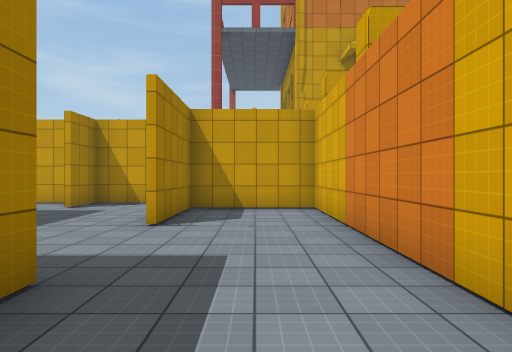
view 1 (above)

17 first-person views from a walk through a scene from a Unity 3-D project. The camera is 1.5 m above the floor, looks level and sees 70° across. The floor is counted in squares, 2 m on a side. Each view is taken from the middle of a square. On the plan, view 1 faces up. The plan holds only what a view shows up to about 11 squares ahead; the rest is blank. The place goes on beyond the plan. The player is left out. Some animated figures are not drawn. Surface patterns are stand-ins for the level's own textures.

view 2
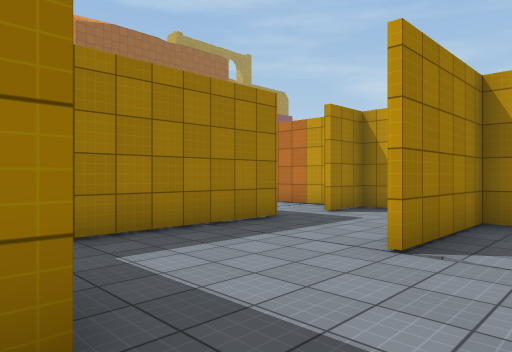

view 3
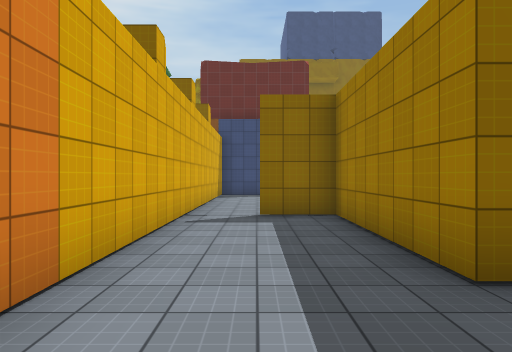

view 4
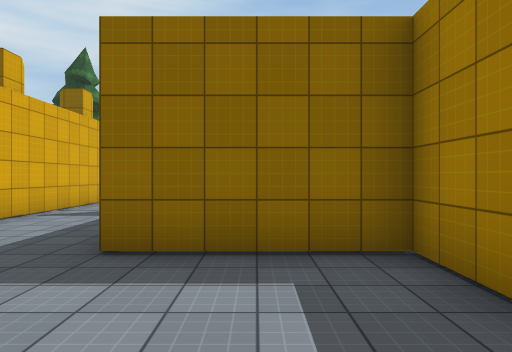

view 5
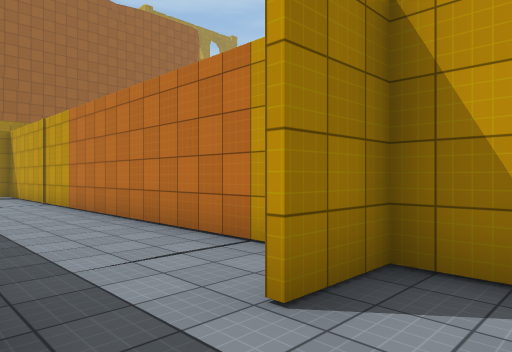

view 6
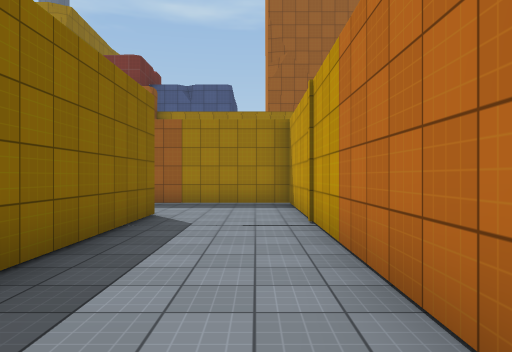

view 7
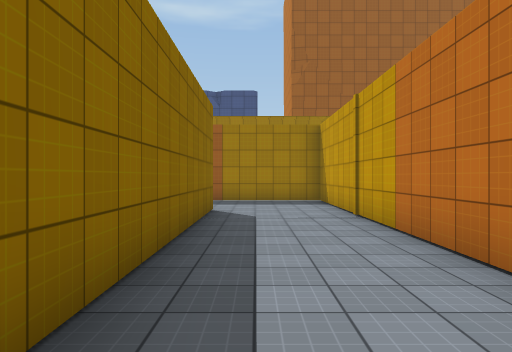

view 8
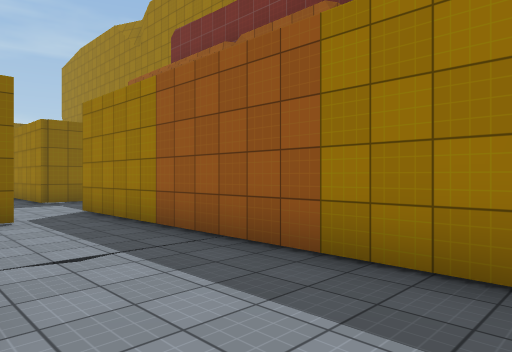

view 9
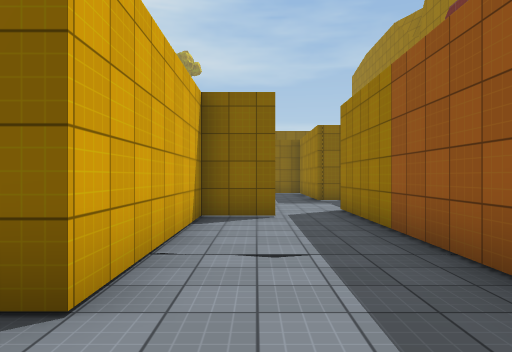

view 10
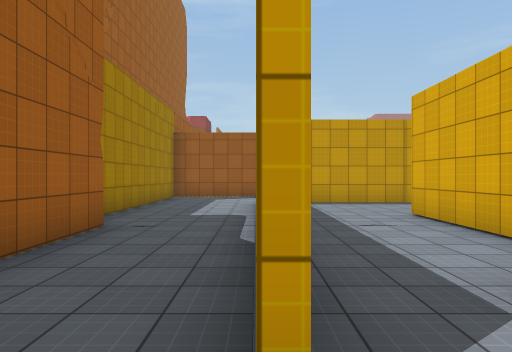

view 11
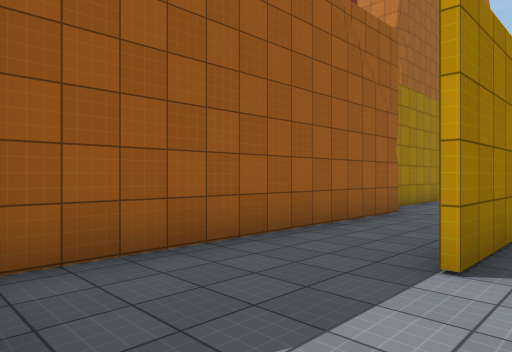

view 12
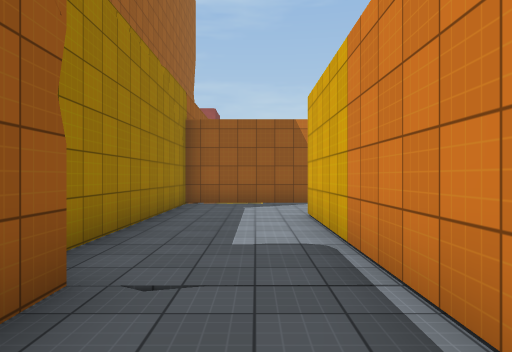

view 13
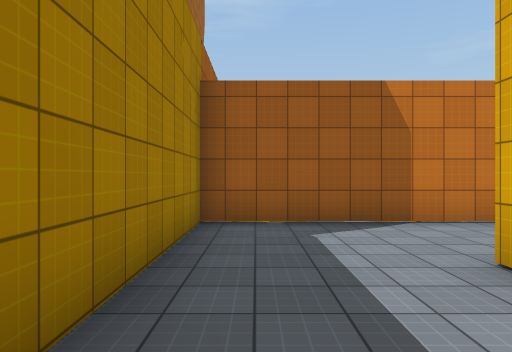

view 14
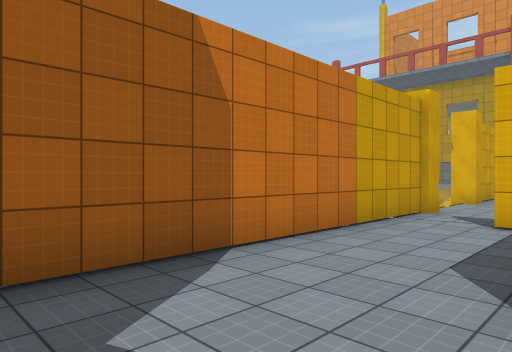

view 15
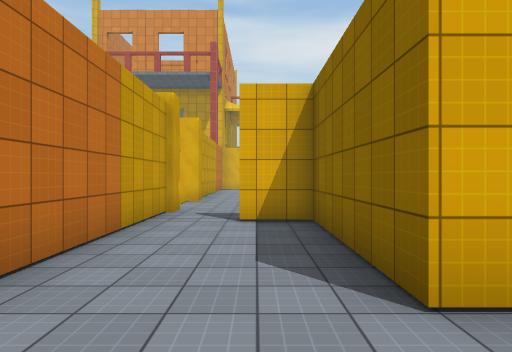

view 16
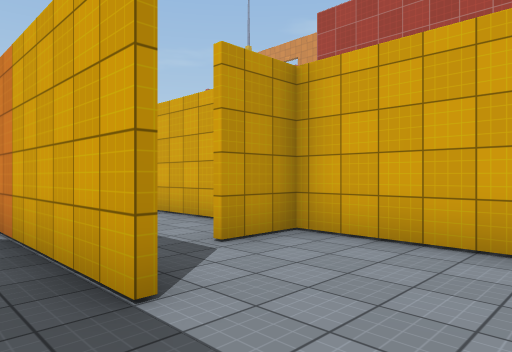

view 17
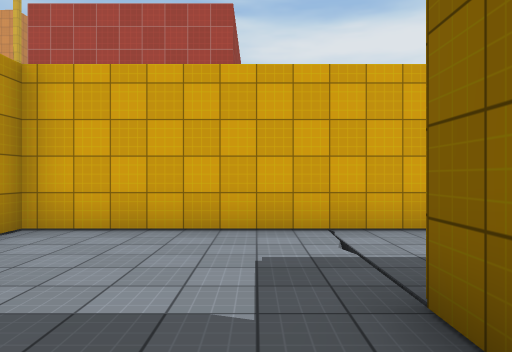

### Floor plan
Ten units are one square. View 1 is at (0, 0); x grows to the right and y downward. Boxes are objects, and circles mark ways between rooms. Rooms are numbered by the first view taken in them; rooms with no view inside come last. Other rooms are left out.
<svg viewBox="-214 -133 232 163">
<path fill="none" stroke="#000" d="M-45 -71 -45 -25 -15 -25 -15 19 0 19M13 25 13 -84 -15 -84 -15 -55M-164 -25 -150 -25 -150 -71 -82 -71M-51 -99 -179 -99 -179 -10M-29 -99 -45 -99 -45 -85M-203 -55 -203 15M-180 -10 -180 -101 -139 -101 -139 -114M-190 19 -179 19 -179 25M-150 25 -150 -22 -164 -22M-146 -128 -209 -128 -209 -66"/>
<circle cx="-35" cy="-65" r="3" fill="#2a7"/>
<circle cx="-170" cy="-20" r="3" fill="#2a7"/>
<text x="-20" y="-40">1</text>
<text x="-120" y="-80">2</text>
<text x="-190" y="-50">3</text>
</svg>
Room 1 opens to room 2. Room 2 opens to room 3.

Where each view was taken, in squares from view 1:
view 1: 0 up, 0 right, facing up
view 2: 2 up, 0 right, facing up-left
view 3: 5 up, 0 right, facing down
view 4: 6 up, 3 left, facing down
view 5: 7 up, 3 left, facing up-left
view 6: 9 up, 8 left, facing left
view 7: 8 up, 7 left, facing left
view 8: 9 up, 15 left, facing down-left
view 9: 9 up, 16 left, facing down
view 10: 0 up, 18 left, facing up
view 11: 2 down, 17 left, facing up-left
view 12: 3 up, 19 left, facing up
view 13: 7 up, 20 left, facing up
view 14: 10 up, 20 left, facing up-right
view 15: 11 up, 20 left, facing right
view 16: 1 down, 19 left, facing up-right
view 17: 1 down, 20 left, facing right
